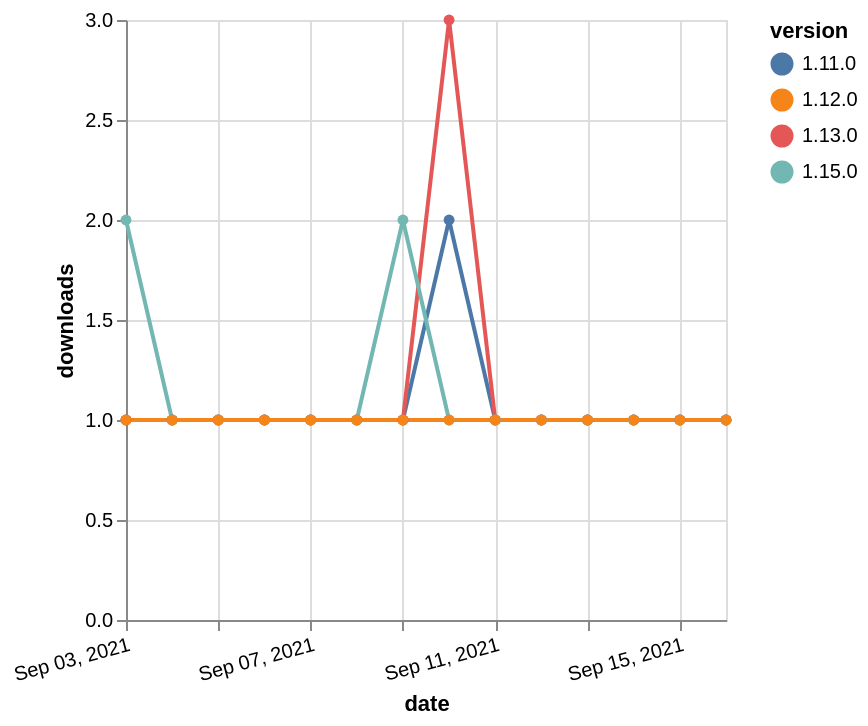

Source (Vega-Lite JSON):
### Vega-Lite specification from a JSON file in a GitHub repository (floating-point values rounded to 4 significant figures)
{"$schema": "https://vega.github.io/schema/vega-lite/v5.json", "description": "A simple bar chart with embedded data.", "data": {"values": [{"date": "2021-09-03", "total": 210, "delta": 1, "version": "1.11.0"}, {"date": "2021-09-04", "total": 211, "delta": 1, "version": "1.11.0"}, {"date": "2021-09-05", "total": 212, "delta": 1, "version": "1.11.0"}, {"date": "2021-09-06", "total": 213, "delta": 1, "version": "1.11.0"}, {"date": "2021-09-07", "total": 214, "delta": 1, "version": "1.11.0"}, {"date": "2021-09-08", "total": 215, "delta": 1, "version": "1.11.0"}, {"date": "2021-09-09", "total": 216, "delta": 1, "version": "1.11.0"}, {"date": "2021-09-10", "total": 218, "delta": 2, "version": "1.11.0"}, {"date": "2021-09-11", "total": 219, "delta": 1, "version": "1.11.0"}, {"date": "2021-09-12", "total": 220, "delta": 1, "version": "1.11.0"}, {"date": "2021-09-13", "total": 221, "delta": 1, "version": "1.11.0"}, {"date": "2021-09-14", "total": 222, "delta": 1, "version": "1.11.0"}, {"date": "2021-09-15", "total": 223, "delta": 1, "version": "1.11.0"}, {"date": "2021-09-16", "total": 224, "delta": 1, "version": "1.11.0"}, {"date": "2021-09-03", "total": 291, "delta": 1, "version": "1.13.0"}, {"date": "2021-09-04", "total": 292, "delta": 1, "version": "1.13.0"}, {"date": "2021-09-05", "total": 293, "delta": 1, "version": "1.13.0"}, {"date": "2021-09-06", "total": 294, "delta": 1, "version": "1.13.0"}, {"date": "2021-09-07", "total": 295, "delta": 1, "version": "1.13.0"}, {"date": "2021-09-08", "total": 296, "delta": 1, "version": "1.13.0"}, {"date": "2021-09-09", "total": 297, "delta": 1, "version": "1.13.0"}, {"date": "2021-09-10", "total": 300, "delta": 3, "version": "1.13.0"}, {"date": "2021-09-11", "total": 301, "delta": 1, "version": "1.13.0"}, {"date": "2021-09-12", "total": 302, "delta": 1, "version": "1.13.0"}, {"date": "2021-09-13", "total": 303, "delta": 1, "version": "1.13.0"}, {"date": "2021-09-14", "total": 304, "delta": 1, "version": "1.13.0"}, {"date": "2021-09-15", "total": 305, "delta": 1, "version": "1.13.0"}, {"date": "2021-09-16", "total": 306, "delta": 1, "version": "1.13.0"}, {"date": "2021-09-03", "total": 113, "delta": 2, "version": "1.15.0"}, {"date": "2021-09-04", "total": 114, "delta": 1, "version": "1.15.0"}, {"date": "2021-09-05", "total": 115, "delta": 1, "version": "1.15.0"}, {"date": "2021-09-06", "total": 116, "delta": 1, "version": "1.15.0"}, {"date": "2021-09-07", "total": 117, "delta": 1, "version": "1.15.0"}, {"date": "2021-09-08", "total": 118, "delta": 1, "version": "1.15.0"}, {"date": "2021-09-09", "total": 120, "delta": 2, "version": "1.15.0"}, {"date": "2021-09-10", "total": 121, "delta": 1, "version": "1.15.0"}, {"date": "2021-09-11", "total": 122, "delta": 1, "version": "1.15.0"}, {"date": "2021-09-12", "total": 123, "delta": 1, "version": "1.15.0"}, {"date": "2021-09-13", "total": 124, "delta": 1, "version": "1.15.0"}, {"date": "2021-09-14", "total": 125, "delta": 1, "version": "1.15.0"}, {"date": "2021-09-15", "total": 126, "delta": 1, "version": "1.15.0"}, {"date": "2021-09-16", "total": 127, "delta": 1, "version": "1.15.0"}, {"date": "2021-09-03", "total": 174, "delta": 1, "version": "1.12.0"}, {"date": "2021-09-04", "total": 175, "delta": 1, "version": "1.12.0"}, {"date": "2021-09-05", "total": 176, "delta": 1, "version": "1.12.0"}, {"date": "2021-09-06", "total": 177, "delta": 1, "version": "1.12.0"}, {"date": "2021-09-07", "total": 178, "delta": 1, "version": "1.12.0"}, {"date": "2021-09-08", "total": 179, "delta": 1, "version": "1.12.0"}, {"date": "2021-09-09", "total": 180, "delta": 1, "version": "1.12.0"}, {"date": "2021-09-10", "total": 181, "delta": 1, "version": "1.12.0"}, {"date": "2021-09-11", "total": 182, "delta": 1, "version": "1.12.0"}, {"date": "2021-09-12", "total": 183, "delta": 1, "version": "1.12.0"}, {"date": "2021-09-13", "total": 184, "delta": 1, "version": "1.12.0"}, {"date": "2021-09-14", "total": 185, "delta": 1, "version": "1.12.0"}, {"date": "2021-09-15", "total": 186, "delta": 1, "version": "1.12.0"}, {"date": "2021-09-16", "total": 187, "delta": 1, "version": "1.12.0"}]}, "width": "container", "mark": {"type": "line", "point": {"filled": true}}, "encoding": {"x": {"field": "date", "type": "temporal", "timeUnit": "yearmonthdate", "title": "date", "axis": {"labelAngle": -15}}, "y": {"field": "delta", "type": "quantitative", "title": "downloads"}, "color": {"field": "version", "type": "nominal"}, "tooltip": {"field": "delta"}}}
